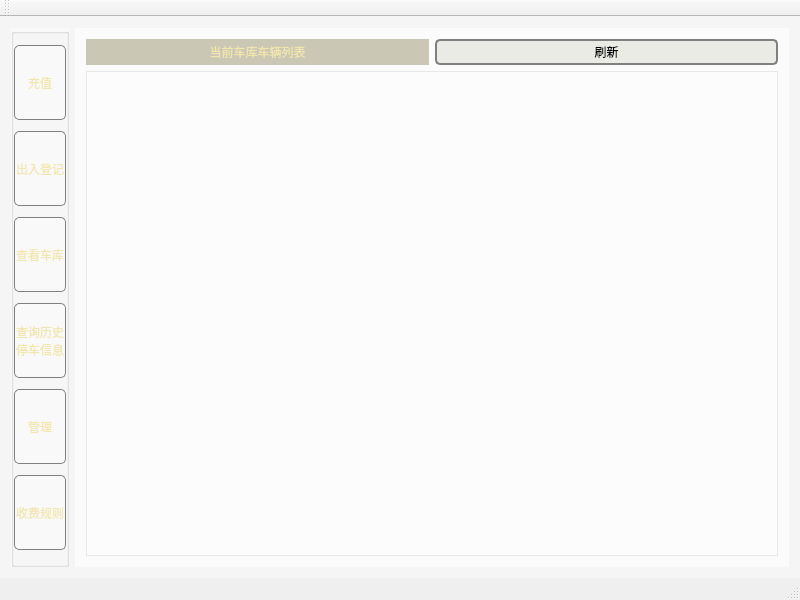
<?xml version="1.0" encoding="UTF-8"?>
<ui version="4.0">
 <class>MainWindow</class>
 <widget class="QMainWindow" name="MainWindow">
  <property name="geometry">
   <rect>
    <x>0</x>
    <y>0</y>
    <width>800</width>
    <height>600</height>
   </rect>
  </property>
  <property name="minimumSize">
   <size>
    <width>800</width>
    <height>600</height>
   </size>
  </property>
  <property name="windowTitle">
   <string>智能停车管理系统</string>
  </property>
  <property name="styleSheet">
   <string notr="true">#MainWindow
{
background-image: url(:/prefix1/image/parking_mainwindow.jpg);
}</string>
  </property>
  <widget class="QWidget" name="centralWidget">
   <property name="styleSheet">
    <string notr="true">background-color: rgb(255, 255, 255,90);</string>
   </property>
   <layout class="QHBoxLayout" name="horizontalLayout">
    <item>
     <widget class="QGroupBox" name="groupBox">
      <property name="title">
       <string/>
      </property>
      <layout class="QVBoxLayout" name="verticalLayout">
       <property name="spacing">
        <number>0</number>
       </property>
       <property name="sizeConstraint">
        <enum>QLayout::SetDefaultConstraint</enum>
       </property>
       <property name="leftMargin">
        <number>0</number>
       </property>
       <property name="topMargin">
        <number>0</number>
       </property>
       <property name="rightMargin">
        <number>0</number>
       </property>
       <property name="bottomMargin">
        <number>0</number>
       </property>
       <item>
        <widget class="QPushButton" name="rechargePageButton">
         <property name="minimumSize">
          <size>
           <width>0</width>
           <height>75</height>
          </size>
         </property>
         <property name="styleSheet">
          <string notr="true">QPushButton:!hover{
	font: 75 14pt &quot;汉仪文黑-65W&quot;;
	background-color: rgb(56, 56, 56，40);
	color: rgb(242, 230, 172);
        border-width:1px;
        border-style:solid;
        border-color:gray;
        border-radius:5px;
        padding: 1px 1px;
    }
QPushButton:hover{
	font: 75 16pt &quot;汉仪文黑-85W&quot;;
	background-color: rgb(123, 117, 69,70);
	color: rgb(242, 230, 172);
        border-width:1px;
        border-style:solid;
        border-color:gray;
        border-radius:5px;
        padding: 1px 1px;
    }
QPushButton:pressed{
	font: 75 16pt &quot;汉仪文黑-85W&quot;;
	background-color: rgb(123, 117, 69,40);
	color: rgb(242, 230, 172);
        border-width:1px;
        border-style:solid;
        border-color:gray;
        border-radius:5px;
        padding: 1px 1px;
    }</string>
         </property>
         <property name="text">
          <string>充值</string>
         </property>
        </widget>
       </item>
       <item>
        <widget class="QPushButton" name="inAndOutPageButton">
         <property name="sizePolicy">
          <sizepolicy hsizetype="Minimum" vsizetype="Fixed">
           <horstretch>0</horstretch>
           <verstretch>0</verstretch>
          </sizepolicy>
         </property>
         <property name="minimumSize">
          <size>
           <width>0</width>
           <height>75</height>
          </size>
         </property>
         <property name="styleSheet">
          <string notr="true">QPushButton:!hover{
	font: 75 14pt &quot;汉仪文黑-65W&quot;;
	background-color: rgb(255, 255, 255，70);
	color: rgb(242, 230, 172);
        border-width:1px;
        border-style:solid;
        border-color:gray;
        border-radius:5px;
        padding: 1px 1px;
    }
QPushButton:hover{
	font: 75 16pt &quot;汉仪文黑-85W&quot;;
	background-color: rgb(123, 117, 69,70);
	color: rgb(242, 230, 172);
        border-width:1px;
        border-style:solid;
        border-color:gray;
        border-radius:5px;
        padding: 1px 1px;
    }
QPushButton:pressed{
	font: 75 16pt &quot;汉仪文黑-85W&quot;;
	background-color: rgb(123, 117, 69,40);
	color: rgb(242, 230, 172);
        border-width:1px;
        border-style:solid;
        border-color:gray;
        border-radius:5px;
        padding: 1px 1px;
    }</string>
         </property>
         <property name="text">
          <string>出入登记</string>
         </property>
        </widget>
       </item>
       <item>
        <widget class="QPushButton" name="garagePageButton">
         <property name="minimumSize">
          <size>
           <width>0</width>
           <height>75</height>
          </size>
         </property>
         <property name="styleSheet">
          <string notr="true">QPushButton:!hover{
	font: 75 14pt &quot;汉仪文黑-65W&quot;;
	background-color: rgb(255, 255, 255，70);
	color: rgb(242, 230, 172);
        border-width:1px;
        border-style:solid;
        border-color:gray;
        border-radius:5px;
        padding: 1px 1px;
    }
QPushButton:hover{
	font: 75 16pt &quot;汉仪文黑-85W&quot;;
	background-color: rgb(123, 117, 69,70);
	color: rgb(242, 230, 172);
        border-width:1px;
        border-style:solid;
        border-color:gray;
        border-radius:5px;
        padding: 1px 1px;
    }
QPushButton:pressed{
	font: 75 10pt &quot;Agency FB&quot;;
	background-color: rgb(123, 117, 69,40);
	color: rgb(242, 230, 172);
        border-width:1px;
        border-style:solid;
        border-color:gray;
        border-radius:5px;
        padding: 1px 1px;
    }</string>
         </property>
         <property name="text">
          <string>查看车库</string>
         </property>
        </widget>
       </item>
       <item>
        <widget class="QPushButton" name="queryPageButton">
         <property name="minimumSize">
          <size>
           <width>0</width>
           <height>75</height>
          </size>
         </property>
         <property name="styleSheet">
          <string notr="true">QPushButton:!hover{
	font: 75 14pt &quot;汉仪文黑-65W&quot;;
	background-color: rgb(255, 255, 255，70);
	color: rgb(242, 230, 172);
        border-width:1px;
        border-style:solid;
        border-color:gray;
        border-radius:5px;
        padding: 1px 1px;
    }
QPushButton:hover{
	font: 75 16pt &quot;汉仪文黑-85W&quot;;
	background-color: rgb(123, 117, 69,70);
	color: rgb(242, 230, 172);
        border-width:1px;
        border-style:solid;
        border-color:gray;
        border-radius:5px;
        padding: 1px 1px;
    }
QPushButton:pressed{
	font: 75 16pt &quot;汉仪文黑-85W&quot;;
	background-color: rgb(123, 117, 69,40);
	color: rgb(242, 230, 172);
        border-width:1px;
        border-style:solid;
        border-color:gray;
        border-radius:5px;
        padding: 1px 1px;
    }</string>
         </property>
         <property name="text">
          <string>查询历史
停车信息</string>
         </property>
        </widget>
       </item>
       <item>
        <widget class="QPushButton" name="managePageButton">
         <property name="minimumSize">
          <size>
           <width>0</width>
           <height>75</height>
          </size>
         </property>
         <property name="styleSheet">
          <string notr="true">QPushButton:!hover{
	font: 75 14pt &quot;汉仪文黑-65W&quot;;
	background-color: rgb(255, 255, 255，70);
	color: rgb(242, 230, 172);
        border-width:1px;
        border-style:solid;
        border-color:gray;
        border-radius:5px;
        padding: 1px 1px;
    }
QPushButton:hover{
	font: 75 16pt &quot;汉仪文黑-85W&quot;;
	background-color: rgb(123, 117, 69,70);
	color: rgb(242, 230, 172);
        border-width:1px;
        border-style:solid;
        border-color:gray;
        border-radius:5px;
        padding: 1px 1px;
    }
QPushButton:pressed{
	font: 75 16pt &quot;汉仪文黑-85W&quot;;
	background-color: rgb(123, 117, 69,40);
	color: rgb(242, 230, 172);
        border-width:1px;
        border-style:solid;
        border-color:gray;
        border-radius:5px;
        padding: 1px 1px;
    }</string>
         </property>
         <property name="text">
          <string>管理</string>
         </property>
        </widget>
       </item>
       <item>
        <widget class="QPushButton" name="chargeRulePageButton">
         <property name="minimumSize">
          <size>
           <width>0</width>
           <height>75</height>
          </size>
         </property>
         <property name="styleSheet">
          <string notr="true">QPushButton:!hover{
	font: 75 14pt &quot;汉仪文黑-65W&quot;;
	background-color: rgb(255, 255, 255，70);
	color: rgb(242, 230, 172);
        border-width:1px;
        border-style:solid;
        border-color:gray;
        border-radius:5px;
        padding: 1px 1px;
    }
QPushButton:hover{
	font: 75 16pt &quot;汉仪文黑-85W&quot;;
	background-color: rgb(123, 117, 69,70);
	color: rgb(242, 230, 172);
        border-width:1px;
        border-style:solid;
        border-color:gray;
        border-radius:5px;
        padding: 1px 1px;
    }
QPushButton:pressed{
	font: 75 16pt &quot;汉仪文黑-85W&quot;;
	background-color: rgb(123, 117, 69,40);
	color: rgb(242, 230, 172);
        border-width:1px;
        border-style:solid;
        border-color:gray;
        border-radius:5px;
        padding: 1px 1px;
    }</string>
         </property>
         <property name="text">
          <string>收费规则</string>
         </property>
        </widget>
       </item>
      </layout>
     </widget>
    </item>
    <item>
     <widget class="QStackedWidget" name="stackedWidget">
      <property name="currentIndex">
       <number>2</number>
      </property>
      <widget class="QWidget" name="inAndOutPage">
       <widget class="QPushButton" name="inButton">
        <property name="geometry">
         <rect>
          <x>40</x>
          <y>410</y>
          <width>101</width>
          <height>51</height>
         </rect>
        </property>
        <property name="styleSheet">
         <string notr="true">QPushButton:!hover{
	background-color: rgb(123, 117, 69,30);
	font: 75 10pt &quot;汉仪文黑-85W&quot;;
	color: rgb(0, 0, 0);
        border-width:2px;
        border-style:solid;
        border-color:gray;
        border-radius:5px;
        padding: 2px 2px;
    }
QPushButton:hover{
	background-color: rgb(123, 117, 69,90);
	font: 75 10pt &quot;Agency FB&quot;;
	color: rgb(0, 0, 0);
        border-width:2px;
        border-style:solid;
        border-color:gray;
        border-radius:5px;
        padding: 2px 2px;
    }</string>
        </property>
        <property name="text">
         <string>入场</string>
        </property>
       </widget>
       <widget class="QPushButton" name="outButton">
        <property name="geometry">
         <rect>
          <x>200</x>
          <y>410</y>
          <width>101</width>
          <height>51</height>
         </rect>
        </property>
        <property name="styleSheet">
         <string notr="true">QPushButton:!hover{
	background-color: rgb(123, 117, 69,30);
	font: 75 10pt &quot;汉仪文黑-85W&quot;;
	color: rgb(0, 0, 0);
        border-width:2px;
        border-style:solid;
        border-color:gray;
        border-radius:5px;
        padding: 2px 2px;
    }
QPushButton:hover{
	background-color: rgb(123, 117, 69,90);
	font: 75 10pt &quot;Agency FB&quot;;
	color: rgb(0, 0, 0);
        border-width:2px;
        border-style:solid;
        border-color:gray;
        border-radius:5px;
        padding: 2px 2px;
    }</string>
        </property>
        <property name="text">
         <string>出场</string>
        </property>
       </widget>
       <widget class="QLabel" name="spaceLabel">
        <property name="geometry">
         <rect>
          <x>50</x>
          <y>30</y>
          <width>241</width>
          <height>141</height>
         </rect>
        </property>
        <property name="styleSheet">
         <string notr="true">	font: 75 10pt &quot;汉仪文黑-65W&quot;;</string>
        </property>
        <property name="text">
         <string>&lt;html&gt;&lt;head/&gt;&lt;body&gt;&lt;p align=&quot;center&quot;&gt;&lt;span style=&quot; font-weight:600; color:#318eff;&quot;&gt;车位余量&lt;/span&gt;&lt;/p&gt;&lt;/body&gt;&lt;/html&gt;</string>
        </property>
       </widget>
       <widget class="QWidget" name="layoutWidget">
        <property name="geometry">
         <rect>
          <x>40</x>
          <y>250</y>
          <width>271</width>
          <height>131</height>
         </rect>
        </property>
        <layout class="QVBoxLayout" name="verticalLayout_4">
         <item>
          <layout class="QHBoxLayout" name="horizontalLayout_2">
           <item>
            <widget class="QLabel" name="label_7">
             <property name="styleSheet">
              <string notr="true">	font: 75 10pt &quot;汉仪文黑-85W&quot;;</string>
             </property>
             <property name="text">
              <string>车牌号:</string>
             </property>
            </widget>
           </item>
           <item>
            <widget class="QLineEdit" name="vehicleIDLineEdit">
             <property name="styleSheet">
              <string notr="true">QLineEdit{
	font: 75 10pt &quot;汉仪文黑-85W&quot;;
	border-width:2px;
	border-style:solid;
	border-color:gray;
	border-radius:10px;
	padding: 2px 2px;
}</string>
             </property>
            </widget>
           </item>
          </layout>
         </item>
         <item>
          <layout class="QHBoxLayout" name="horizontalLayout_6">
           <item>
            <widget class="QLabel" name="label_8">
             <property name="styleSheet">
              <string notr="true">	font: 75 10pt &quot;汉仪文黑-85W&quot;;</string>
             </property>
             <property name="text">
              <string>检查口:</string>
             </property>
            </widget>
           </item>
           <item>
            <widget class="QComboBox" name="ParkingLotComboBox">
             <property name="styleSheet">
              <string notr="true">	font: 75 10pt &quot;汉仪文黑-85W&quot;;</string>
             </property>
            </widget>
           </item>
          </layout>
         </item>
        </layout>
       </widget>
       <widget class="QLabel" name="billLabel">
        <property name="geometry">
         <rect>
          <x>360</x>
          <y>130</y>
          <width>301</width>
          <height>291</height>
         </rect>
        </property>
        <property name="styleSheet">
         <string notr="true">	font: 75 10pt &quot;汉仪文黑-65W&quot;;</string>
        </property>
        <property name="text">
         <string>&lt;html&gt;&lt;head/&gt;&lt;body&gt;&lt;p align=&quot;center&quot;&gt;&lt;span style=&quot; font-weight:600;&quot;&gt;出入场信息&lt;/span&gt;&lt;/p&gt;&lt;/body&gt;&lt;/html&gt;</string>
        </property>
       </widget>
       <widget class="QPushButton" name="pushButtonCheck">
        <property name="geometry">
         <rect>
          <x>250</x>
          <y>20</y>
          <width>92</width>
          <height>28</height>
         </rect>
        </property>
        <property name="styleSheet">
         <string notr="true">	font: 75 10pt &quot;汉仪文黑-85W&quot;;</string>
        </property>
        <property name="text">
         <string>刷新</string>
        </property>
       </widget>
      </widget>
      <widget class="QWidget" name="informationPage">
       <layout class="QVBoxLayout" name="verticalLayout_3">
        <item>
         <widget class="QPushButton" name="AllInformatioButton">
          <property name="styleSheet">
           <string notr="true">	font: 75 12pt &quot;汉仪文黑-85W&quot;;</string>
          </property>
          <property name="text">
           <string>历史停车信息</string>
          </property>
         </widget>
        </item>
        <item>
         <layout class="QHBoxLayout" name="horizontalLayout_4">
          <item>
           <widget class="QLabel" name="label">
            <property name="styleSheet">
             <string notr="true">background-color: rgb(123, 117, 69,99);
	font: 75 10pt &quot;汉仪文黑-65W&quot;;
	color: rgb(242, 230, 172);</string>
            </property>
            <property name="text">
             <string>车牌号:</string>
            </property>
           </widget>
          </item>
          <item>
           <widget class="QLineEdit" name="informationVehicleIDLineEdit">
            <property name="styleSheet">
             <string notr="true">QLineEdit{
	font: 75 10pt &quot;汉仪文黑-85W&quot;;
	border-width:2px;
	border-style:solid;
	border-color:gray;
	border-radius:10px;
	padding: 2px 2px;
}</string>
            </property>
           </widget>
          </item>
          <item>
           <widget class="QLabel" name="label_6">
            <property name="styleSheet">
             <string notr="true">background-color: rgb(123, 117, 69,99);
	font: 75 10pt &quot;汉仪文黑-85W&quot;;
	color: rgb(242, 230, 172);</string>
            </property>
            <property name="text">
             <string>日期</string>
            </property>
           </widget>
          </item>
          <item>
           <widget class="QDateEdit" name="dateEdit">
            <property name="styleSheet">
             <string notr="true">	font: 75 10pt &quot;汉仪文黑-85W&quot;;</string>
            </property>
            <property name="dateTime">
             <datetime>
              <hour>16</hour>
              <minute>0</minute>
              <second>1</second>
              <year>2022</year>
              <month>12</month>
              <day>30</day>
             </datetime>
            </property>
           </widget>
          </item>
          <item>
           <widget class="QPushButton" name="informationSearchButton">
            <property name="styleSheet">
             <string notr="true">QPushButton:!hover{
	background-color: rgb(123, 117, 69,30);
	font: 75 10pt &quot;汉仪文黑-85W&quot;;
	color: rgb(0, 0, 0);
        border-width:2px;
        border-style:solid;
        border-color:gray;
        border-radius:5px;
        padding: 2px 2px;
    }
QPushButton:hover{
	background-color: rgb(123, 117, 69,90);
	font: 75 10pt &quot;Agency FB&quot;;
	color: rgb(0, 0, 0);
        border-width:2px;
        border-style:solid;
        border-color:gray;
        border-radius:5px;
        padding: 2px 2px;
    }</string>
            </property>
            <property name="text">
             <string>查询</string>
            </property>
           </widget>
          </item>
         </layout>
        </item>
        <item>
         <widget class="QTableView" name="informationTableView">
          <property name="styleSheet">
           <string notr="true">	font: 75 10pt &quot;汉仪文黑-65W&quot;;</string>
          </property>
         </widget>
        </item>
       </layout>
      </widget>
      <widget class="QWidget" name="garagePage">
       <layout class="QVBoxLayout" name="verticalLayout_2">
        <item>
         <layout class="QHBoxLayout" name="horizontalLayout_3">
          <item>
           <widget class="QLabel" name="label_16">
            <property name="styleSheet">
             <string notr="true">background-color: rgb(123, 117, 69,99);
	font: 75 10pt &quot;汉仪文黑-85W&quot;;
	color: rgb(242, 230, 172);</string>
            </property>
            <property name="text">
             <string>&lt;html&gt;&lt;head/&gt;&lt;body&gt;&lt;p align=&quot;center&quot;&gt;当前车库车辆列表&lt;/p&gt;&lt;/body&gt;&lt;/html&gt;</string>
            </property>
           </widget>
          </item>
          <item>
           <widget class="QPushButton" name="refreshButton">
            <property name="styleSheet">
             <string notr="true">QPushButton:!hover{
	background-color: rgb(123, 117, 69,30);
	font: 75 10pt &quot;汉仪文黑-65W&quot;;
	color: rgb(0, 0, 0);
        border-width:2px;
        border-style:solid;
        border-color:gray;
        border-radius:5px;
        padding: 2px 2px;
    }
QPushButton:hover{
	background-color: rgb(123, 117, 69,90);
	font: 75 10pt &quot;汉仪文黑-85W&quot;;
	color: rgb(0, 0, 0);
        border-width:2px;
        border-style:solid;
        border-color:gray;
        border-radius:5px;
        padding: 2px 2px;
    }</string>
            </property>
            <property name="text">
             <string>刷新</string>
            </property>
           </widget>
          </item>
         </layout>
        </item>
        <item>
         <widget class="QTableView" name="garageTableView"/>
        </item>
       </layout>
      </widget>
     </widget>
    </item>
   </layout>
  </widget>
  <widget class="QMenuBar" name="menuBar">
   <property name="geometry">
    <rect>
     <x>0</x>
     <y>0</y>
     <width>800</width>
     <height>24</height>
    </rect>
   </property>
  </widget>
  <widget class="QToolBar" name="mainToolBar">
   <attribute name="toolBarArea">
    <enum>TopToolBarArea</enum>
   </attribute>
   <attribute name="toolBarBreak">
    <bool>false</bool>
   </attribute>
  </widget>
  <widget class="QStatusBar" name="statusBar"/>
 </widget>
 <layoutdefault spacing="6" margin="11"/>
 <resources/>
 <connections/>
</ui>
